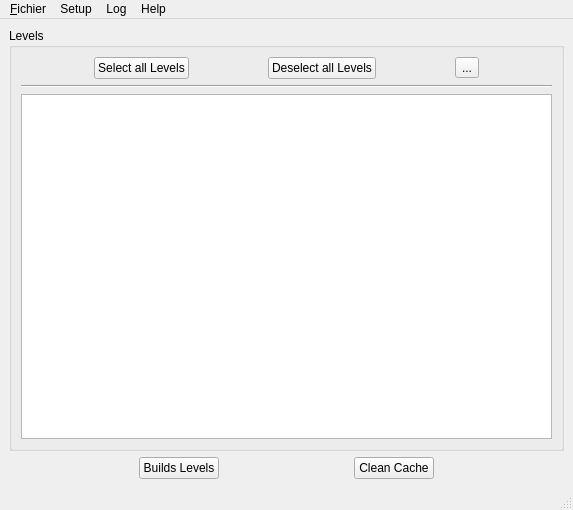
<?xml version="1.0" encoding="UTF-8"?>
<ui version="4.0">
 <class>MainWindow</class>
 <widget class="QMainWindow" name="MainWindow">
  <property name="geometry">
   <rect>
    <x>0</x>
    <y>0</y>
    <width>573</width>
    <height>510</height>
   </rect>
  </property>
  <property name="windowTitle">
   <string>MainWindow</string>
  </property>
  <widget class="QWidget" name="centralwidget">
   <layout class="QVBoxLayout" name="verticalLayout_2">
    <item>
     <layout class="QVBoxLayout" name="verticalLayout">
      <item>
       <widget class="QGroupBox" name="groupBox">
        <property name="title">
         <string>Levels</string>
        </property>
        <layout class="QGridLayout" name="gridLayout">
         <item row="0" column="0">
          <layout class="QVBoxLayout" name="levelsLayout">
           <item>
            <layout class="QHBoxLayout" name="toolsLevelsLayout">
             <item>
              <spacer name="horizontalSpacer_4">
               <property name="orientation">
                <enum>Qt::Horizontal</enum>
               </property>
               <property name="sizeHint" stdset="0">
                <size>
                 <width>40</width>
                 <height>20</height>
                </size>
               </property>
              </spacer>
             </item>
             <item>
              <widget class="QPushButton" name="pushLevelsSelect">
               <property name="text">
                <string>Select all Levels</string>
               </property>
              </widget>
             </item>
             <item>
              <spacer name="horizontalSpacer_5">
               <property name="orientation">
                <enum>Qt::Horizontal</enum>
               </property>
               <property name="sizeHint" stdset="0">
                <size>
                 <width>40</width>
                 <height>20</height>
                </size>
               </property>
              </spacer>
             </item>
             <item>
              <widget class="QPushButton" name="pushLevelsDeselect">
               <property name="text">
                <string>Deselect all Levels</string>
               </property>
              </widget>
             </item>
             <item>
              <spacer name="horizontalSpacer_6">
               <property name="orientation">
                <enum>Qt::Horizontal</enum>
               </property>
               <property name="sizeHint" stdset="0">
                <size>
                 <width>40</width>
                 <height>20</height>
                </size>
               </property>
              </spacer>
             </item>
             <item>
              <widget class="QToolButton" name="toolLevelsEdit">
               <property name="text">
                <string>...</string>
               </property>
              </widget>
             </item>
             <item>
              <spacer name="horizontalSpacer_7">
               <property name="orientation">
                <enum>Qt::Horizontal</enum>
               </property>
               <property name="sizeHint" stdset="0">
                <size>
                 <width>40</width>
                 <height>20</height>
                </size>
               </property>
              </spacer>
             </item>
            </layout>
           </item>
           <item>
            <widget class="Line" name="line">
             <property name="orientation">
              <enum>Qt::Horizontal</enum>
             </property>
            </widget>
           </item>
           <item>
            <widget class="QListView" name="listLevels"/>
           </item>
          </layout>
         </item>
        </layout>
        <zorder></zorder>
       </widget>
      </item>
      <item>
       <layout class="QHBoxLayout" name="toolsLayout">
        <item>
         <spacer name="horizontalSpacer">
          <property name="orientation">
           <enum>Qt::Horizontal</enum>
          </property>
          <property name="sizeHint" stdset="0">
           <size>
            <width>40</width>
            <height>20</height>
           </size>
          </property>
         </spacer>
        </item>
        <item>
         <widget class="QPushButton" name="pushToolsBuils">
          <property name="text">
           <string>Builds Levels</string>
          </property>
         </widget>
        </item>
        <item>
         <spacer name="horizontalSpacer_2">
          <property name="orientation">
           <enum>Qt::Horizontal</enum>
          </property>
          <property name="sizeHint" stdset="0">
           <size>
            <width>40</width>
            <height>20</height>
           </size>
          </property>
         </spacer>
        </item>
        <item>
         <widget class="QPushButton" name="pushToolsCache">
          <property name="text">
           <string>Clean Cache</string>
          </property>
         </widget>
        </item>
        <item>
         <spacer name="horizontalSpacer_3">
          <property name="orientation">
           <enum>Qt::Horizontal</enum>
          </property>
          <property name="sizeHint" stdset="0">
           <size>
            <width>40</width>
            <height>20</height>
           </size>
          </property>
         </spacer>
        </item>
       </layout>
      </item>
     </layout>
    </item>
   </layout>
  </widget>
  <widget class="QMenuBar" name="menubar">
   <property name="geometry">
    <rect>
     <x>0</x>
     <y>0</y>
     <width>573</width>
     <height>21</height>
    </rect>
   </property>
   <widget class="QMenu" name="menu_Fichier">
    <property name="title">
     <string>&amp;Fichier</string>
    </property>
    <addaction name="actionNouveau_Setup"/>
    <addaction name="actionOuvrir"/>
    <addaction name="separator"/>
    <addaction name="actionExit"/>
   </widget>
   <widget class="QMenu" name="menuSetup">
    <property name="title">
     <string>Setup</string>
    </property>
    <addaction name="actionPaths"/>
    <addaction name="actionNetworks"/>
    <addaction name="actionCSV"/>
   </widget>
   <widget class="QMenu" name="menuLog">
    <property name="title">
     <string>Log</string>
    </property>
    <addaction name="actionShow_log_folder"/>
    <addaction name="actionClean_Log"/>
   </widget>
   <widget class="QMenu" name="menuHelp">
    <property name="title">
     <string>Help</string>
    </property>
    <addaction name="actionAbout"/>
    <addaction name="actionUpdates"/>
    <addaction name="actionShortcut"/>
   </widget>
   <addaction name="menu_Fichier"/>
   <addaction name="menuSetup"/>
   <addaction name="menuLog"/>
   <addaction name="menuHelp"/>
  </widget>
  <widget class="QStatusBar" name="statusbar"/>
  <action name="actionNouveau_Setup">
   <property name="text">
    <string>New Setup</string>
   </property>
   <property name="shortcut">
    <string>Ctrl+S</string>
   </property>
  </action>
  <action name="actionUpdate">
   <property name="text">
    <string>Update</string>
   </property>
  </action>
  <action name="actionExit">
   <property name="text">
    <string>Exit</string>
   </property>
   <property name="shortcut">
    <string>Ctrl+Q</string>
   </property>
  </action>
  <action name="actionPaths">
   <property name="text">
    <string>Paths</string>
   </property>
  </action>
  <action name="actionNetworks">
   <property name="text">
    <string>Networks</string>
   </property>
  </action>
  <action name="actionCSV">
   <property name="text">
    <string>CSV</string>
   </property>
  </action>
  <action name="actionShow_log_folder">
   <property name="text">
    <string>Show log folder</string>
   </property>
  </action>
  <action name="actionClean_Log">
   <property name="text">
    <string>Clean Log</string>
   </property>
  </action>
  <action name="actionAbout">
   <property name="text">
    <string>About</string>
   </property>
  </action>
  <action name="actionUpdates">
   <property name="text">
    <string>Updates</string>
   </property>
  </action>
  <action name="actionShortcut">
   <property name="text">
    <string>Shortcut</string>
   </property>
  </action>
  <action name="actionOuvrir">
   <property name="text">
    <string>Open Setup</string>
   </property>
   <property name="shortcut">
    <string>Ctrl+O</string>
   </property>
  </action>
 </widget>
 <resources/>
 <connections/>
</ui>
